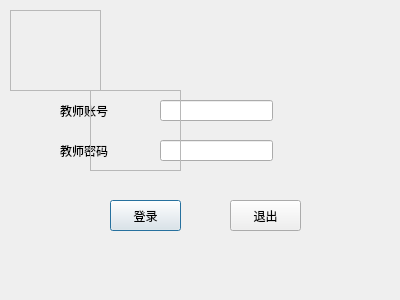
<?xml version="1.0" encoding="UTF-8"?>
<ui version="4.0">
 <class>Teacher</class>
 <widget class="QDialog" name="Teacher">
  <property name="geometry">
   <rect>
    <x>0</x>
    <y>0</y>
    <width>400</width>
    <height>300</height>
   </rect>
  </property>
  <property name="windowTitle">
   <string>Dialog</string>
  </property>
  <widget class="QPushButton" name="btn_Login">
   <property name="geometry">
    <rect>
     <x>110</x>
     <y>200</y>
     <width>71</width>
     <height>31</height>
    </rect>
   </property>
   <property name="text">
    <string>登录</string>
   </property>
  </widget>
  <widget class="QPushButton" name="btn_Exe">
   <property name="geometry">
    <rect>
     <x>230</x>
     <y>200</y>
     <width>71</width>
     <height>31</height>
    </rect>
   </property>
   <property name="text">
    <string>退出</string>
   </property>
  </widget>
  <widget class="QLabel" name="label">
   <property name="geometry">
    <rect>
     <x>60</x>
     <y>100</y>
     <width>61</width>
     <height>21</height>
    </rect>
   </property>
   <property name="text">
    <string>教师账号</string>
   </property>
  </widget>
  <widget class="QLabel" name="label_2">
   <property name="geometry">
    <rect>
     <x>60</x>
     <y>140</y>
     <width>61</width>
     <height>21</height>
    </rect>
   </property>
   <property name="text">
    <string>教师密码</string>
   </property>
  </widget>
  <widget class="QLineEdit" name="edt_User">
   <property name="geometry">
    <rect>
     <x>160</x>
     <y>100</y>
     <width>113</width>
     <height>21</height>
    </rect>
   </property>
  </widget>
  <widget class="QLineEdit" name="edt_Pss">
   <property name="geometry">
    <rect>
     <x>160</x>
     <y>140</y>
     <width>113</width>
     <height>21</height>
    </rect>
   </property>
  </widget>
  <widget class="QLabel" name="label_3">
   <property name="geometry">
    <rect>
     <x>10</x>
     <y>10</y>
     <width>91</width>
     <height>81</height>
    </rect>
   </property>
   <property name="autoFillBackground">
    <bool>false</bool>
   </property>
   <property name="styleSheet">
    <string notr="true">image: url(:/pic/seu.png);</string>
   </property>
   <property name="frameShape">
    <enum>QFrame::StyledPanel</enum>
   </property>
   <property name="text">
    <string/>
   </property>
   <property name="scaledContents">
    <bool>false</bool>
   </property>
  </widget>
  <widget class="QLabel" name="label_4">
   <property name="geometry">
    <rect>
     <x>90</x>
     <y>90</y>
     <width>91</width>
     <height>81</height>
    </rect>
   </property>
   <property name="autoFillBackground">
    <bool>false</bool>
   </property>
   <property name="styleSheet">
    <string notr="true">image: url(:/pic/seu.png);</string>
   </property>
   <property name="frameShape">
    <enum>QFrame::StyledPanel</enum>
   </property>
   <property name="text">
    <string/>
   </property>
   <property name="scaledContents">
    <bool>false</bool>
   </property>
  </widget>
 </widget>
 <resources/>
 <connections/>
</ui>
